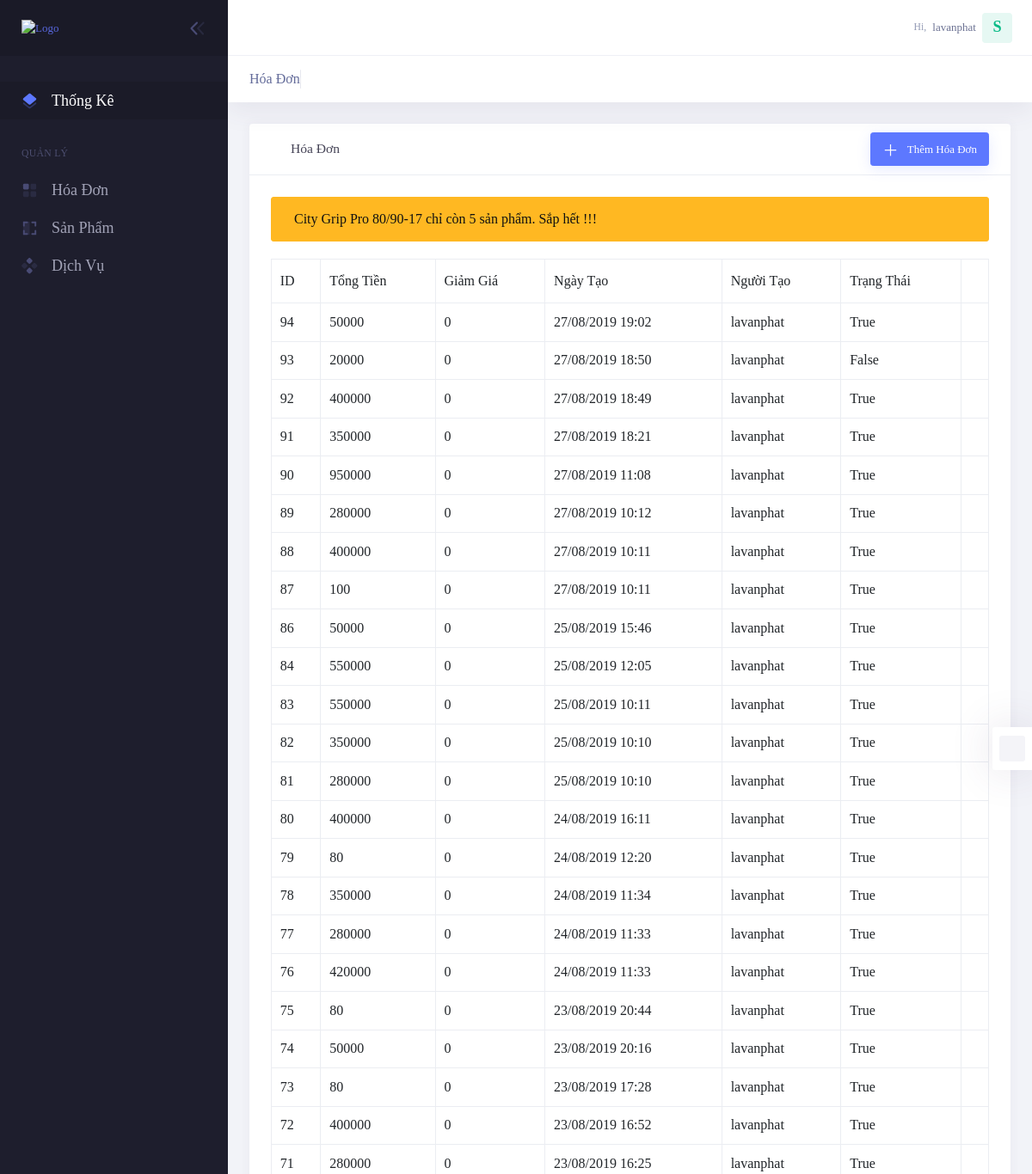
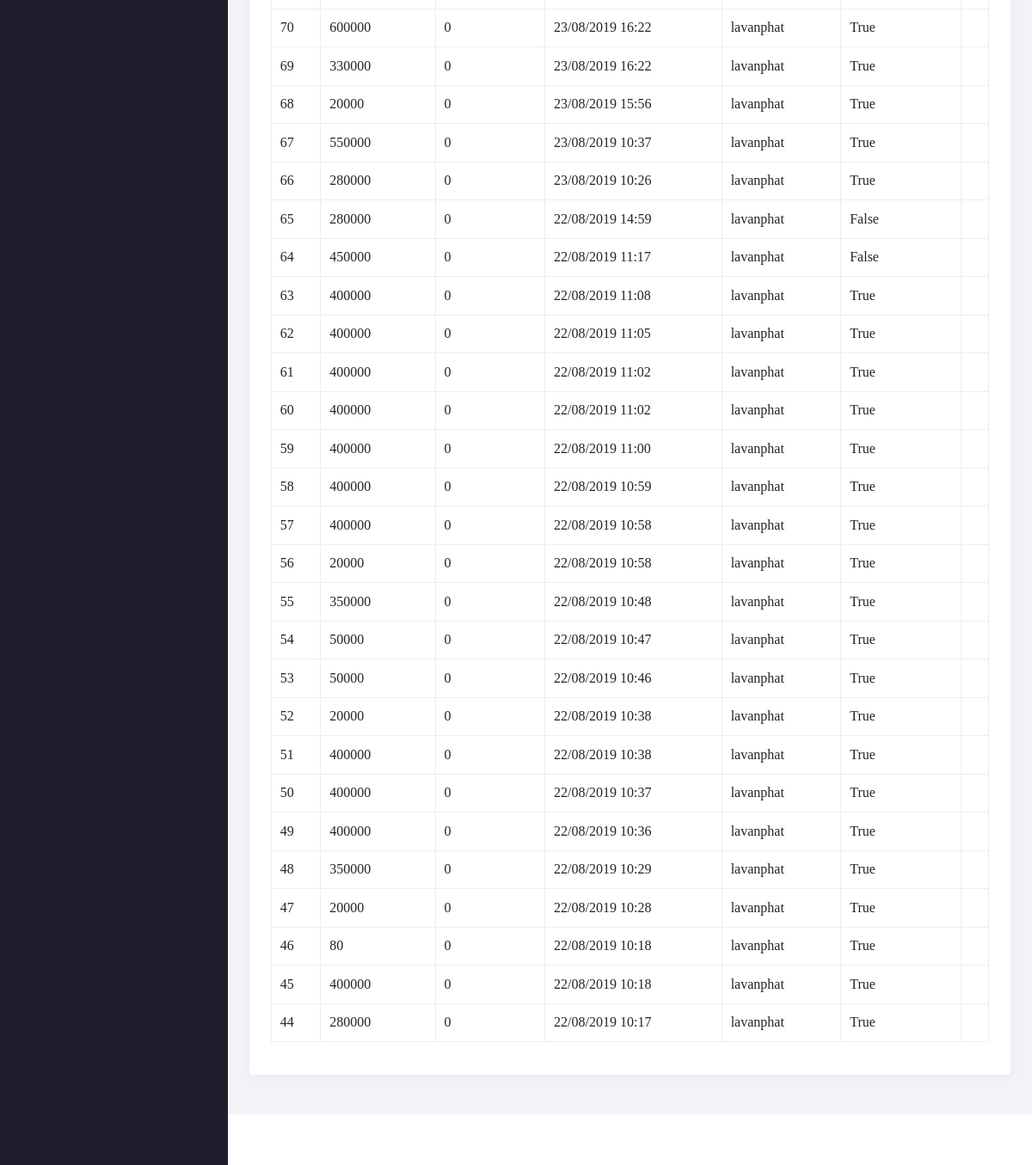
/bill/ (signed in), run on an earlier commit of the app's database (2 pictures, top to bottom).
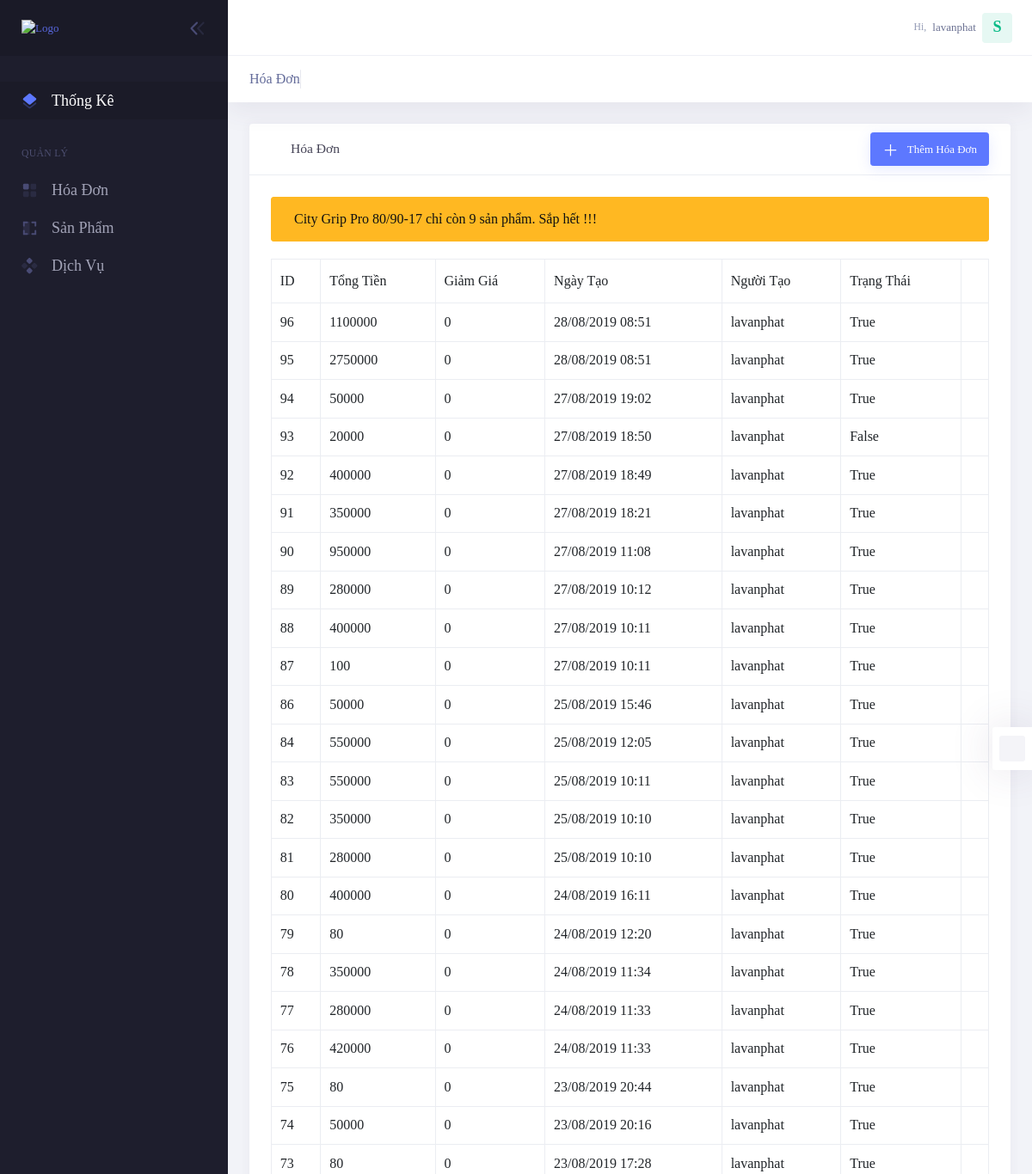
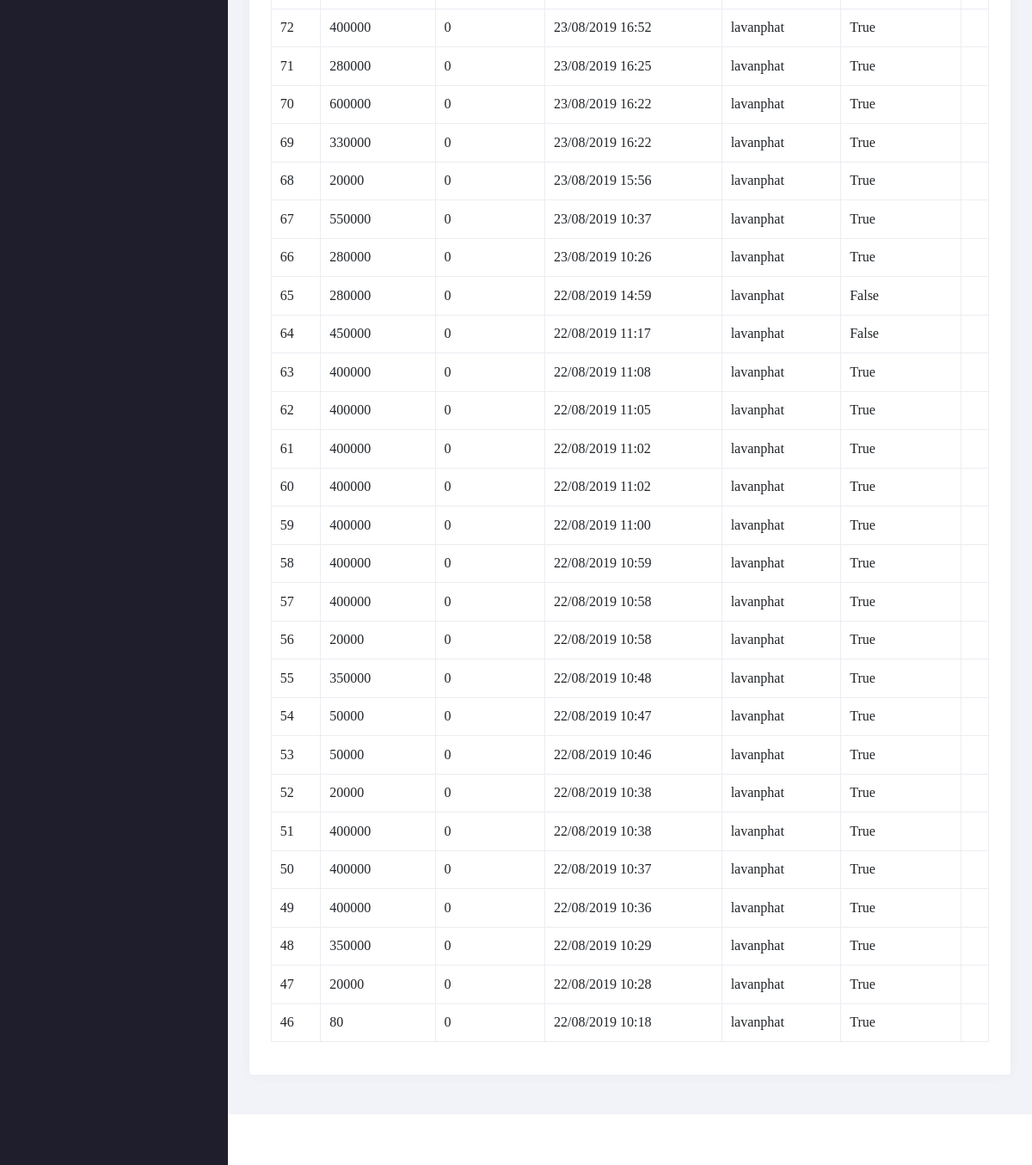
And on a later commit of the database (2 pictures, top to bottom).
### product/models.py (models this page shows, shortened)
class Product(models.Model):
    Brand = models.ForeignKey(Brand, on_delete=models.CASCADE, verbose_name='Thương Hiệu')
    title = models.CharField(max_length=255, verbose_name='Tên Sản Phẩm')
    slug = models.SlugField(verbose_name='Từ Khóa Sản Phẩm', unique=True, blank=True)
    Price_Import = models.DecimalField(verbose_name='Giá Nhập Hàng', decimal_places=0, max_digits=10)
    Price_Old = models.DecimalField(verbose_name='Giá Bán Cũ', decimal_places=0, max_digits=10)
    Price_New = models.DecimalField(verbose_name='Giá Bán Mới', decimal_places=0, max_digits=10)
    Wage = models.DecimalField(verbose_name='Tiền Công', decimal_places=0, max_digits=10)
    Quality = models.IntegerField(verbose_name='Số Lượng Còn')
    Decription = models.TextField(verbose_name='Mô Tả')
    Date_Create = models.DateTimeField(auto_now_add=True, verbose_name='Ngày Tạo')
    Date_Update = models.DateTimeField(auto_now=True, verbose_name='Ngày Sửa')
    Active = models.BooleanField(default=True, verbose_name='Kích Hoạt')
    class Meta:
        verbose_name_plural = 'Sản Phẩm'

### bill/models.py (models this page shows)
class Bill(models.Model):
    User = models.ForeignKey(User, on_delete=models.CASCADE, verbose_name='Người Tạo')
    Date_Create = models.DateTimeField(auto_now_add=True, verbose_name='Ngày Tạo')
    Total_Money = models.DecimalField(decimal_places=0, max_digits=10, verbose_name='Tổng Tiền', default=0)
    Sale = models.IntegerField(validators=[MaxValueValidator(100), MinValueValidator(0)], default=0,
                               verbose_name='Giảm Giá')
    Active = models.BooleanField(default=True)
    class Meta:
        verbose_name_plural = 'Hóa Đơn'

### bill/views.py (the view)
# urls.py: path('bill/', include('bill.urls') ),
@login_required
def bill(request):
    bill_list = Bill.objects.all().order_by('-Date_Create')[:50]
    context = {
        'bill': bill_list,
        'product_select': Product.objects.filter(Active=True),
        'service_select': Service.objects.filter(Active=True)
    }
    return render(request, 'bill.html', context)

### bill/templates/bill.html (shortened to what this page needs)
{% extends 'base.html' %}
{% load static %}
{% block content %}
    <div class="kt-subheader   kt-grid__item" id="kt_subheader">
        <div class="kt-subheader__main" style="font-size: medium">Hóa Đơn</h3>
        </div>
    </div>
    <div class="kt-content  kt-grid__item kt-grid__item--fluid" id="kt_content">
        <div class="kt-portlet kt-portlet--mobile">
            <div class="kt-portlet__head kt-portlet__head--lg">
                <div class="kt-portlet__head-label">
										<span class="kt-portlet__head-icon">
											<i class="kt-font-brand flaticon2-line-chart"></i>
										</span>
                    <h3 class="kt-portlet__head-title">
                        Hóa Đơn
                    </h3>
                </div>
                <div class="kt-portlet__head-toolbar">
                    <div class="kt-portlet__head-wrapper">
                        <div class="kt-portlet__head-actions">
                            <a href="#" class="btn btn-brand btn-elevate btn-icon-sm" data-toggle="modal"
                               data-target="#add-bill">
                                Thêm Hóa Đơn
                            </a>
                        </div>
                    </div>
                </div>
            </div>
            <div class="kt-portlet__body">
                {% for foo in product_select %}
                    {% if foo.Quality < 10 and foo.Quality > 0 %}
                        <div class="alert alert-warning" style="font-size: medium;" role="alert">
                            <div class="alert-text">{{ foo.title }} chỉ còn {{ foo.Quality }} sản phẩm. Sắp hết !!!
                            </div>
                        </div>
                    {% elif foo.Quality == 0 %}
                        <div class="alert alert-danger" style="font-size: medium;" role="alert">
                            <div class="alert-text">{{ foo.title }} đã hết !!!
                            </div>
                        </div>
                    {% endif %}
                {% endfor %}
                <table class="table table-striped- table-bordered table-hover table-checkable" id="kt_table_3"
                       style="font-size: medium;">
                    <thead>
                    <tr>
                        <th>ID</th>
                        <th>Tổng Tiền</th>
                        <th>Giảm Giá</th>
                        <th>Ngày Tạo</th>
                        <th>Người Tạo</th>
                        <th>Trạng Thái</th>
                        <th></th>
                    </tr>
                    </thead>
                    <tbody>
                    {% for foo in bill %}
                        <tr>
                            <td>{{ foo.id }}</td>
                            <td>{{ foo.Total_Money }}</td>
                            <td>{{ foo.Sale }}</td>
                            <td>{{ foo.Date_Create|date:'d/m/Y H:i' }}</td>
                            <td>{{ foo.User }}</td>
                            <td id="active">{{ foo.Active }}</td>
                            <td class="data-id" data-id="{{ foo.id }}"></td>
                        </tr>
                    {% endfor %}
                    </tbody>
                </table>
            </div>
        </div>
    </div>
    </div>
{% endblock %}

What changed in the data, as far as the page shows it:
no longer on this page (row unchanged): Bill: id "45", Total_Money "400000", Sale "0", Date_Create "22/08/2019 10:18", User "lavanphat", Active "True"
no longer on this page (row unchanged): Bill: id "44", Total_Money "280000", Sale "0", Date_Create "22/08/2019 10:17", User "lavanphat", Active "True"
changed Product "City Grip Pro 80/90-17": Quality "5" → "9"
added Bill: id "96", Total_Money "1100000", Sale "0", Date_Create "28/08/2019 08:51", User "lavanphat", Active "True"
added Bill: id "95", Total_Money "2750000", Sale "0", Date_Create "28/08/2019 08:51", User "lavanphat", Active "True"
